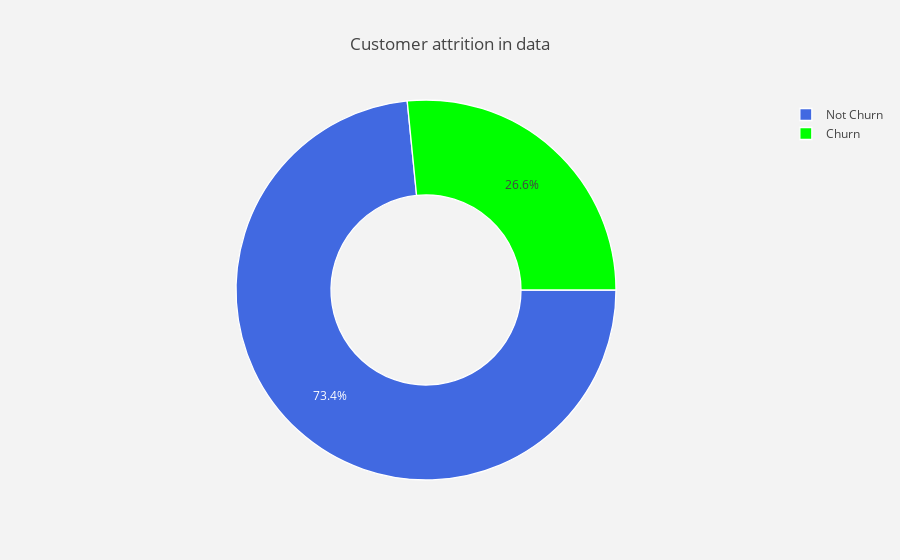

Write notebook code for a chart like this one.
### Code cell
#labels
lab = telcom["Churn"].value_counts().keys().tolist()
lab = ["Churn" if x else "Not Churn" for x in lab]
#values
val = telcom["Churn"].value_counts().values.tolist()

trace = go.Pie(labels = lab ,
               values = val ,
               marker = dict(colors =  [ 'royalblue' ,'lime'],
                             line = dict(color = "white",
                                         width =  1.3)
                            ),
               rotation = 90,
               hoverinfo = "label+value+text",
               hole = .5
              )
layout = go.Layout(dict(title = "Customer attrition in data",
                        plot_bgcolor  = "rgb(243,243,243)",
                        paper_bgcolor = "rgb(243,243,243)",
                       )
                  )

data = [trace]
fig = go.Figure(data = data,layout = layout)
py.iplot(fig)

### Figure 1 — Plotly figure (JSON) as saved in the notebook; plotly's stock layout.template omitted (floating-point values rounded to 4 significant figures)
{"data": [{"hole": 0.5, "hoverinfo": "label+value+text", "labels": ["Not Churn", "Churn"], "marker": {"colors": ["royalblue", "lime"], "line": {"color": "white", "width": 1.3}}, "rotation": 90, "type": "pie", "uid": "b908de5c-d725-11e8-85f7-9883892cad24", "values": [5163, 1869]}], "layout": {"paper_bgcolor": "rgb(243,243,243)", "plot_bgcolor": "rgb(243,243,243)", "title": "Customer attrition in data"}}
